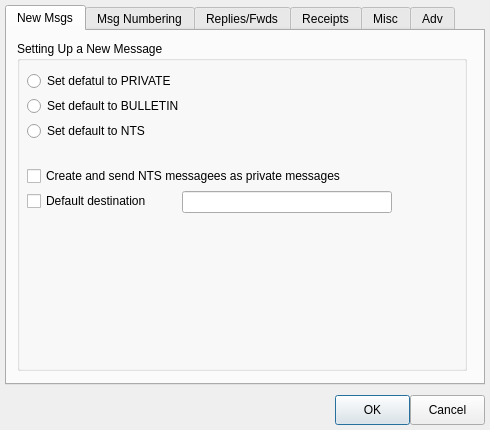
<?xml version="1.0" encoding="UTF-8"?>
<ui version="4.0">
 <class>MessageSettingsDialogClass</class>
 <widget class="QDialog" name="MessageSettingsDialogClass">
  <property name="geometry">
   <rect>
    <x>0</x>
    <y>0</y>
    <width>490</width>
    <height>430</height>
   </rect>
  </property>
  <property name="windowTitle">
   <string>MessageSettingsDialog</string>
  </property>
  <widget class="QTabWidget" name="tabWidget">
   <property name="geometry">
    <rect>
     <x>5</x>
     <y>5</y>
     <width>480</width>
     <height>380</height>
    </rect>
   </property>
   <property name="currentIndex">
    <number>0</number>
   </property>
   <widget class="QWidget" name="tab">
    <attribute name="title">
     <string>New Msgs</string>
    </attribute>
    <widget class="QGroupBox" name="groupBox">
     <property name="geometry">
      <rect>
       <x>10</x>
       <y>10</y>
       <width>450</width>
       <height>330</height>
      </rect>
     </property>
     <property name="title">
      <string>Setting Up a New Message</string>
     </property>
     <widget class="QRadioButton" name="cNewDefaultPrivate">
      <property name="geometry">
       <rect>
        <x>10</x>
        <y>30</y>
        <width>220</width>
        <height>20</height>
       </rect>
      </property>
      <property name="text">
       <string>Set defatul to PRIVATE</string>
      </property>
     </widget>
     <widget class="QRadioButton" name="cNewDefaultBulletin">
      <property name="geometry">
       <rect>
        <x>10</x>
        <y>55</y>
        <width>220</width>
        <height>20</height>
       </rect>
      </property>
      <property name="text">
       <string>Set default to BULLETIN</string>
      </property>
     </widget>
     <widget class="QRadioButton" name="cNewdefaultNts">
      <property name="geometry">
       <rect>
        <x>10</x>
        <y>80</y>
        <width>220</width>
        <height>20</height>
       </rect>
      </property>
      <property name="text">
       <string>Set default to NTS</string>
      </property>
     </widget>
     <widget class="QCheckBox" name="cSendNtsAsPrivate">
      <property name="geometry">
       <rect>
        <x>10</x>
        <y>125</y>
        <width>335</width>
        <height>20</height>
       </rect>
      </property>
      <property name="text">
       <string>Create and send NTS messagees as private messages</string>
      </property>
     </widget>
     <widget class="QCheckBox" name="cUseDefaultDestination">
      <property name="geometry">
       <rect>
        <x>10</x>
        <y>150</y>
        <width>145</width>
        <height>20</height>
       </rect>
      </property>
      <property name="text">
       <string>Default destination</string>
      </property>
     </widget>
     <widget class="QLineEdit" name="cDefaultDestination">
      <property name="geometry">
       <rect>
        <x>165</x>
        <y>150</y>
        <width>210</width>
        <height>22</height>
       </rect>
      </property>
     </widget>
    </widget>
   </widget>
   <widget class="QWidget" name="tab_2">
    <attribute name="title">
     <string>Msg Numbering</string>
    </attribute>
    <widget class="QGroupBox" name="groupBox_2">
     <property name="geometry">
      <rect>
       <x>10</x>
       <y>10</y>
       <width>450</width>
       <height>245</height>
      </rect>
     </property>
     <property name="title">
      <string>Outbound Message Identification</string>
     </property>
     <widget class="QCheckBox" name="cAddMessageNumber">
      <property name="geometry">
       <rect>
        <x>10</x>
        <y>30</y>
        <width>385</width>
        <height>20</height>
       </rect>
      </property>
      <property name="text">
       <string>Add message number to the subject line for outbound messages</string>
      </property>
     </widget>
     <widget class="QCheckBox" name="cAddCharacter">
      <property name="geometry">
       <rect>
        <x>10</x>
        <y>135</y>
        <width>285</width>
        <height>20</height>
       </rect>
      </property>
      <property name="text">
       <string>Add a character as a message number suffix</string>
      </property>
     </widget>
     <widget class="QCheckBox" name="cAddMessageNumberSeparator">
      <property name="geometry">
       <rect>
        <x>10</x>
        <y>160</y>
        <width>385</width>
        <height>20</height>
       </rect>
      </property>
      <property name="text">
       <string>Add a message number separator</string>
      </property>
     </widget>
     <widget class="QRadioButton" name="cWithoutHyphenation">
      <property name="geometry">
       <rect>
        <x>40</x>
        <y>55</y>
        <width>400</width>
        <height>20</height>
       </rect>
      </property>
      <property name="text">
       <string>Without hyphenation</string>
      </property>
     </widget>
     <widget class="QRadioButton" name="cWithHyphenation">
      <property name="geometry">
       <rect>
        <x>40</x>
        <y>80</y>
        <width>400</width>
        <height>20</height>
       </rect>
      </property>
      <property name="text">
       <string>With hyphenation</string>
      </property>
     </widget>
     <widget class="QRadioButton" name="cWithDateTimeFormat">
      <property name="geometry">
       <rect>
        <x>40</x>
        <y>105</y>
        <width>400</width>
        <height>20</height>
       </rect>
      </property>
      <property name="text">
       <string>With date/time format</string>
      </property>
     </widget>
     <widget class="QLineEdit" name="cCharacterToAdd">
      <property name="geometry">
       <rect>
        <x>295</x>
        <y>135</y>
        <width>30</width>
        <height>22</height>
       </rect>
      </property>
      <property name="maxLength">
       <number>1</number>
      </property>
     </widget>
     <widget class="QSpinBox" name="cNextMessageId">
      <property name="geometry">
       <rect>
        <x>190</x>
        <y>195</y>
        <width>121</width>
        <height>24</height>
       </rect>
      </property>
      <property name="minimum">
       <number>1</number>
      </property>
      <property name="maximum">
       <number>2147483647</number>
      </property>
     </widget>
     <widget class="QLabel" name="label">
      <property name="geometry">
       <rect>
        <x>10</x>
        <y>200</y>
        <width>180</width>
        <height>16</height>
       </rect>
      </property>
      <property name="text">
       <string>Next message ID (temporary)</string>
      </property>
     </widget>
    </widget>
    <widget class="QGroupBox" name="groupBox_8">
     <property name="geometry">
      <rect>
       <x>10</x>
       <y>265</y>
       <width>450</width>
       <height>80</height>
      </rect>
     </property>
     <property name="title">
      <string>Inbound Message Identification (Local ID)</string>
     </property>
     <widget class="QCheckBox" name="cAddMessageNumberToInbound">
      <property name="geometry">
       <rect>
        <x>10</x>
        <y>30</y>
        <width>385</width>
        <height>20</height>
       </rect>
      </property>
      <property name="text">
       <string>Adding a local message number to inbound messages</string>
      </property>
     </widget>
    </widget>
   </widget>
   <widget class="QWidget" name="tab_3">
    <attribute name="title">
     <string>Replies/Fwds</string>
    </attribute>
    <widget class="QGroupBox" name="groupBox_3">
     <property name="geometry">
      <rect>
       <x>10</x>
       <y>10</y>
       <width>450</width>
       <height>330</height>
      </rect>
     </property>
     <property name="title">
      <string>Replies and Forwards</string>
     </property>
    </widget>
   </widget>
   <widget class="QWidget" name="tab_4">
    <attribute name="title">
     <string>Receipts</string>
    </attribute>
    <widget class="QGroupBox" name="groupBox_4">
     <property name="geometry">
      <rect>
       <x>10</x>
       <y>10</y>
       <width>450</width>
       <height>115</height>
      </rect>
     </property>
     <property name="title">
      <string>Requesting Receipts</string>
     </property>
     <widget class="QCheckBox" name="cRequestDr">
      <property name="geometry">
       <rect>
        <x>10</x>
        <y>30</y>
        <width>360</width>
        <height>20</height>
       </rect>
      </property>
      <property name="text">
       <string>Always request a delivery receipt</string>
      </property>
     </widget>
     <widget class="QCheckBox" name="cRequestRr">
      <property name="geometry">
       <rect>
        <x>10</x>
        <y>60</y>
        <width>360</width>
        <height>20</height>
       </rect>
      </property>
      <property name="text">
       <string>Always request a read receipt</string>
      </property>
     </widget>
    </widget>
    <widget class="QGroupBox" name="groupBox_9">
     <property name="geometry">
      <rect>
       <x>10</x>
       <y>145</y>
       <width>450</width>
       <height>115</height>
      </rect>
     </property>
     <property name="title">
      <string>Sending Receipts</string>
     </property>
     <widget class="QCheckBox" name="cSendDr">
      <property name="geometry">
       <rect>
        <x>10</x>
        <y>30</y>
        <width>360</width>
        <height>20</height>
       </rect>
      </property>
      <property name="text">
       <string>Always send a delivery receipt after retreiving a message</string>
      </property>
     </widget>
     <widget class="QCheckBox" name="cSendRr">
      <property name="geometry">
       <rect>
        <x>10</x>
        <y>60</y>
        <width>360</width>
        <height>20</height>
       </rect>
      </property>
      <property name="text">
       <string>Always send a read receipt after opening a message</string>
      </property>
     </widget>
    </widget>
   </widget>
   <widget class="QWidget" name="tab_5">
    <attribute name="title">
     <string>Misc</string>
    </attribute>
    <widget class="QGroupBox" name="groupBox_5">
     <property name="geometry">
      <rect>
       <x>10</x>
       <y>10</y>
       <width>450</width>
       <height>111</height>
      </rect>
     </property>
     <property name="title">
      <string>Deleting Messages</string>
     </property>
    </widget>
    <widget class="QGroupBox" name="groupBox_7">
     <property name="geometry">
      <rect>
       <x>15</x>
       <y>140</y>
       <width>450</width>
       <height>111</height>
      </rect>
     </property>
     <property name="title">
      <string>Substitution Masks</string>
     </property>
    </widget>
   </widget>
   <widget class="QWidget" name="tab_6">
    <attribute name="title">
     <string>Adv</string>
    </attribute>
    <widget class="QGroupBox" name="groupBox_6">
     <property name="geometry">
      <rect>
       <x>10</x>
       <y>10</y>
       <width>450</width>
       <height>330</height>
      </rect>
     </property>
     <property name="title">
      <string>Enhanced Message Service Settings</string>
     </property>
    </widget>
   </widget>
  </widget>
  <widget class="QPushButton" name="cOK">
   <property name="geometry">
    <rect>
     <x>335</x>
     <y>395</y>
     <width>75</width>
     <height>30</height>
    </rect>
   </property>
   <property name="text">
    <string>OK</string>
   </property>
  </widget>
  <widget class="QPushButton" name="cCancel">
   <property name="geometry">
    <rect>
     <x>410</x>
     <y>395</y>
     <width>75</width>
     <height>30</height>
    </rect>
   </property>
   <property name="text">
    <string>Cancel</string>
   </property>
  </widget>
 </widget>
 <layoutdefault spacing="6" margin="11"/>
 <resources/>
 <connections>
  <connection>
   <sender>cOK</sender>
   <signal>clicked()</signal>
   <receiver>MessageSettingsDialogClass</receiver>
   <slot>accept()</slot>
   <hints>
    <hint type="sourcelabel">
     <x>368</x>
     <y>412</y>
    </hint>
    <hint type="destinationlabel">
     <x>282</x>
     <y>399</y>
    </hint>
   </hints>
  </connection>
  <connection>
   <sender>cCancel</sender>
   <signal>clicked()</signal>
   <receiver>MessageSettingsDialogClass</receiver>
   <slot>reject()</slot>
   <hints>
    <hint type="sourcelabel">
     <x>430</x>
     <y>407</y>
    </hint>
    <hint type="destinationlabel">
     <x>409</x>
     <y>434</y>
    </hint>
   </hints>
  </connection>
 </connections>
</ui>
